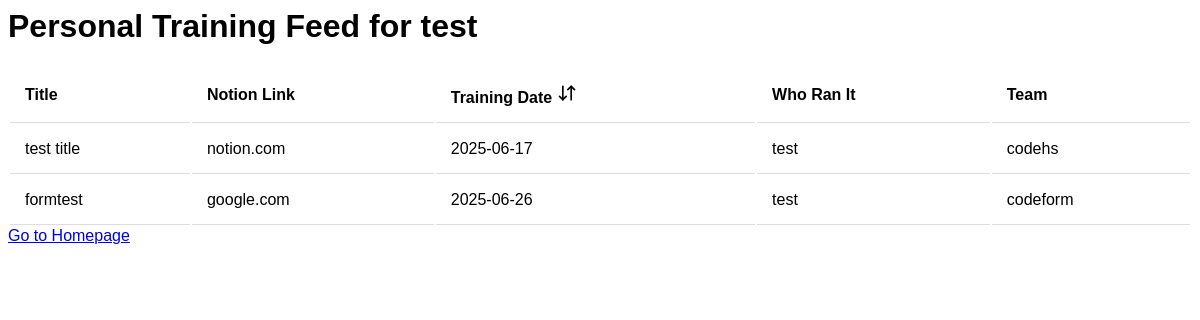
The page /training/1/ on the database its author committed.
### training/models.py (models this page shows)
class User(models.Model):
    username = models.CharField(max_length=200)
    photo = models.CharField(max_length=200)
    team = models.CharField(max_length=200)

class Resource(models.Model):
    title = models.CharField(max_length=200)
    notion_link = models.CharField(max_length=200)
    training_date = models.DateTimeField('date of training')
    user = models.ForeignKey(User, on_delete=models.CASCADE)
    team = models.CharField(max_length=200)

### training/views.py (the view)
# urls.py: path('<int:pk>/', views.UserView.as_view(), name='personal'),
class UserView(generic.ListView):
    context_object_name = 'resource_data'
    template_name = 'training/personal.html'
    def get_queryset(self):
        pk = self.kwargs.get('pk')
        return Resource.objects.filter(user_id=pk)
    def get_context_data(self, **kwargs):
        context = super().get_context_data(**kwargs)
        pk = self.kwargs.get('pk')
        user = User.objects.get(pk=pk)
        context['username'] = user.username
        return context

### training/templates/training/personal.html (shortened to what this page needs)
{% load static %}
<link rel="stylesheet" type="text/css" href="{% static 'training/style.css' %}">
{% if resource_data %}
    <h1>Personal Training Feed for {{username}}</h1>
    <table id="table">
        <thead>
            <tr>
                <th>Title</th>
                <th>Notion Link</th>
                <th onclick="sortTableByDate()">Training Date <img src="{% static 'training/arrow-down-up.svg' %}" width="20px" height="20px"/></th>
                <th>Who Ran It</th>
                <th>Team</th>
            </tr>
        </thead>
        <tbody>
        {% for resource in resource_data %}
        <tr>
            <td>{{ resource.title }}</td>
            <td>{{ resource.notion_link }}</td>
            <td>{{ resource.training_date|date:"Y-m-d" }}</td>
            <td>{{ resource.user.username }}</td>
            <td>{{ resource.team }}</td>
        </tr>
        {% empty %}
        <tr><td colspan="5">No data available.</td></tr>
        {% endfor %}
        </tbody>
    </table>
{% else %}
<p>No resources available</p>
{% endif %}
<a href="{% url 'training:index' %}" class="button">Go to Homepage</a>

### training/static/training/style.css (style rules this page uses)
table { width: 100%; }
th { height: 40px; padding: 15px; text-align: left; border-bottom: 1px solid #ddd; }
td { padding: 15px; border-radius: 0; border-bottom: 1px solid #ddd; }

### rows shown on the page
User: username "test"
Resource: title "test title", notion_link "notion.com", training_date "2025-06-17", user.username "test", team "codehs"
Resource: title "formtest", notion_link "google.com", training_date "2025-06-26", user.username "test", team "codeform"
